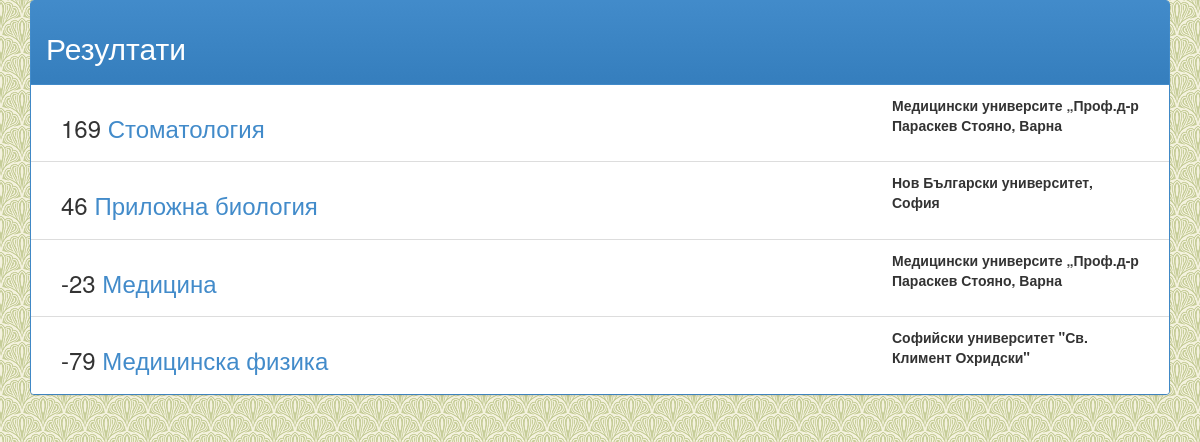
The page /search/2 on the database as committed earlier.
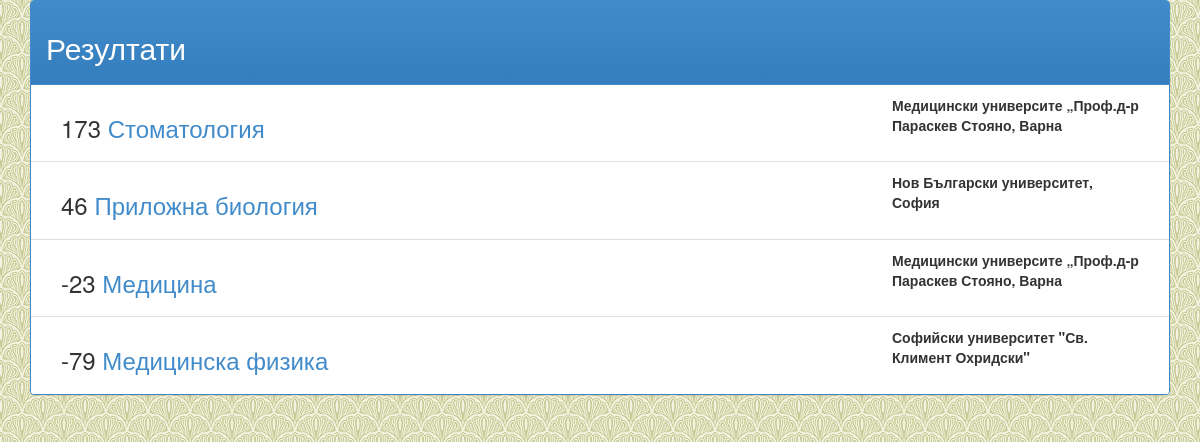
The same page on the database as committed later.
### default/models.py (models this page shows, shortened)
class Programme(models.Model):
    categories = models.ManyToManyField(
        SpecCategory, related_name='programmes')
    uni = models.ForeignKey(Uni)
    description = models.TextField()
    name = models.CharField(max_length=200)
    def _get_rating(self):
        rating = 0
        for post in self.posts.all():
            rating += post.vote
        return rating
    rating = property(_get_rating)

class Post(models.Model):
    title = models.CharField(max_length=200)
    text = models.TextField()
    category = models.ForeignKey(PostCategory, related_name='posts')
    date = models.DateField(auto_now=True)
    vote = models.IntegerField()
    programme = models.ForeignKey(Programme, related_name='posts')

class Uni(models.Model):
    name = models.CharField(max_length=200)

### default/views.py (the view)
# urls.py: url(r'^search/(?P<id>\d+)$', 'default.views.search_cat_view'),
def search_cat_view(request, id):
    results = models.Programme.objects.filter(categories__id=id)
    results_sorted = _sort_results(results)
    return render(request, 'default/search.html',
                  {'results': results_sorted})

### default/views.py (called while the page is built)
def _sort_results(results):
    results_sorted = sorted(results, key=lambda x: x.rating, reverse=True)
    return results_sorted

### templates/default/search.html
{% extends "default/base.html" %}
{% block content %}
<div class="panel panel-primary">
  <div class="panel-heading">
    <div class="row">
      <div class="col-xs-6 col-xs-3">
        <h2>Резултати</h2>
      </div>
    </div>
  </div>
  <ul class="list-group">
    {% for res in results %}
      <li class="list-group-item row" style="margin-left: 0px; margin-right: 0px;">
        <div class="col-xs-9">
          <h3>{{ res.rating }} <a href="/programme/{{ res.id }}">{{ res.name }}</a></h3>
        </div>
        <div class="col-xs-3">
          <strong>{{ res.uni.name }}</strong>
        </div>
      </li>
    {% endfor %}
  </ul>
</div>
{% endblock %}

Rows that differ between the two databases and show on the page:
changed through a linked row, Programme "Стоматология": rating "169" → "173"
